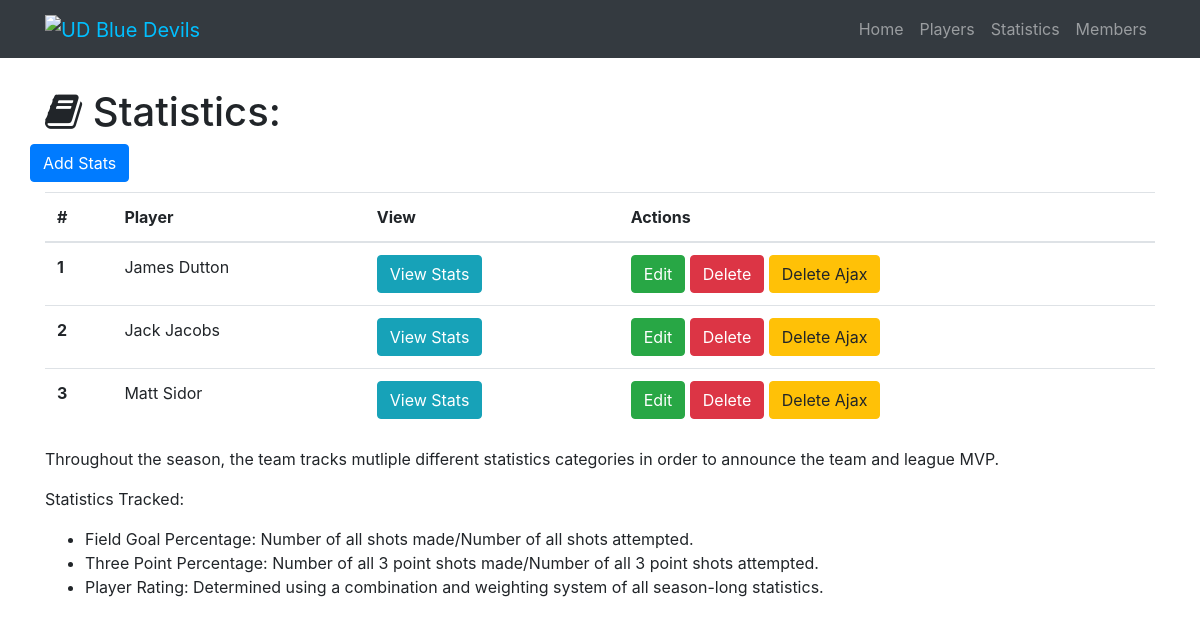
The app's page /statistics with its own data.
### myGroupProject.py (models this page shows)
class Statistic(db.Model):
    __tablename__ = 'statistics'
    id = db.Column(db.Integer, primary_key=True)
    fgp = db.Column(db.Integer)
    threepp = db.Column(db.Integer)
    prating = db.Column(db.Integer)
    player_id = db.Column(db.Integer, db.ForeignKey('players.id'))

class Player(db.Model):
    __tablename__ = 'players'
    id = db.Column(db.Integer, primary_key=True)
    name = db.Column(db.String(64))
    height = db.Column(db.Integer)
    weight = db.Column(db.Integer)
    position = db.Column(db.String(64))
    statistics = db.relationship('Statistic', backref='player')

### myGroupProject.py (the view)
@app.route('/statistics')
def show_all_statistics():
    statistics = Statistic.query.all()
    return render_template('statistic-all.html', statistics=statistics)

### templates/statistic-all.html (shortened to what this page needs)
{% extends "home-base.html"%}
{% block page_content%}
<div class="container">
  <h1 class="mt-5"><i class="fa fa-book" aria-hidden="true"></i> Statistics:</h1>
  <div class="row bottom-margin">
    <a href="/statistic/add" class="btn btn-primary" role="button" aria-disabled="true">Add Stats</a>
  </div>
  {% if statistics %}
  <table class="table">
    <thead>
      <tr>
        <th>#</th>
        <th>Player</th>
        <th>View</th>
        <th>Actions</th>
      </tr>
    </thead>
    <tbody>
      {% for statistic in statistics %}
      <tr>
        <th scope="row">{{statistic.id}}</th>
        <td>{{statistic.player.name}}</td>
        <td>
          <button type="button" class="btn btn-info" data-toggle="modal" data-target="#{{statistic.id}}">
                View Stats
              </button>
        </td>
        <td>
          <a href="/statistic/edit/{{statistic.id}}" class="btn btn-success" role="button" aria-disabled="true">Edit</a>
          <a href="/statistic/delete/{{statistic.id}}" class="btn btn-danger" role="button" aria-disabled="true">Delete</a>
          <button class="btn btn-warning delete_ajax_btn" data-statistic-id="{{statistic.id}}">Delete Ajax</button>
        </td>
      </tr>
      {% endfor%}
    </tbody>
  </table>
  {% else %}
  <h3>There are no stats in the database yet.</h3> {% endif %}
  <p>Throughout the season, the team tracks mutliple different statistics categories in order to announce the team and league MVP.</p>
  <p>Statistics Tracked:</p>
  <ul>
    <li>Field Goal Percentage: Number of all shots made/Number of all shots attempted.</li>
    <li>Three Point Percentage: Number of all 3 point shots made/Number of all 3 point shots attempted.</li>
    <li>Player Rating: Determined using a combination and weighting system of all season-long statistics.</li>
  </ul>
</div>
{% endblock%}

### static/css/group-assignment.css (style rules this page uses)
body { padding-top: 40px; }
.bottom-margin { margin-bottom: 10px; }

### records on screen
Statistic: id "1", player.name "James Dutton"
Statistic: id "2", player.name "Jack Jacobs"
Statistic: id "3", player.name "Matt Sidor"
